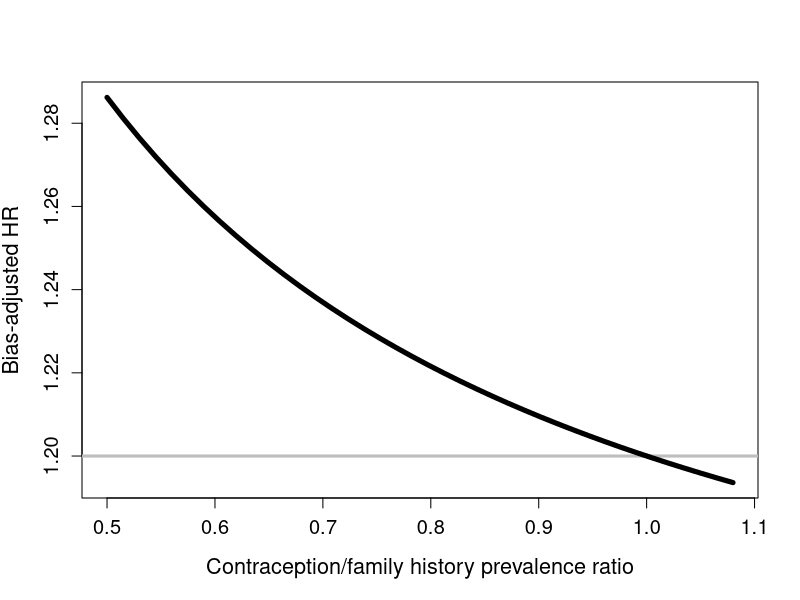

This chart was generated by the following R code:
# Simple bias analysis for unmeasured confounder - Mørch et. al.

rm(list=ls())
cat("\014") # clears console

p1=.0774 #prev of family history in US population
rr.eu <- seq(0.5, 1.08, length=40) #vary association between hormone contraception use and famhx
p0=p1/rr.eu #estimate family history prevalence in nonusers of hormone contraception
rr.ud <- 2 #association between family history and breast cancer
rr.obs=1.2 #crude hormone contraception/breast cancer association
bf.s=(rr.eu+(rr.ud-1)*rr.eu*p1)/(rr.eu+(rr.ud-1)*p1) # bias factor (Lin formula)
rr.ba <- rr.obs/bf.s

data <- data.frame(cbind(rr.eu, rr.ba))


plot(data$rr.eu, data$rr.ba, type="l", 
     xlab="Contraception/family history prevalence ratio", 
     ylab="Bias-adjusted HR",
     cex.lab=1.3,
     cex.axis=1.2)
abline(h=1.2, col="gray", lwd=3)
lines(data$rr.eu, data$rr.ba, col="black", lwd=5)